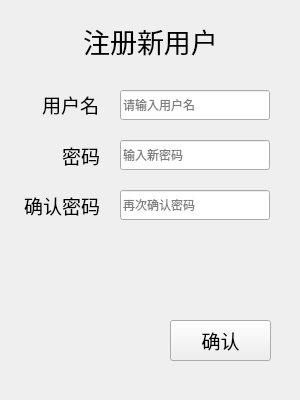
<?xml version="1.0" encoding="UTF-8"?>
<ui version="4.0">
 <class>signUp</class>
 <widget class="QWidget" name="signUp">
  <property name="geometry">
   <rect>
    <x>0</x>
    <y>0</y>
    <width>300</width>
    <height>400</height>
   </rect>
  </property>
  <property name="maximumSize">
   <size>
    <width>300</width>
    <height>450</height>
   </size>
  </property>
  <property name="windowTitle">
   <string>注册</string>
  </property>
  <property name="windowIcon">
   <iconset resource="icon_regis.qrc">
    <normaloff>:/icon.jpg</normaloff>:/icon.jpg</iconset>
  </property>
  <widget class="QWidget" name="widget" native="true">
   <property name="geometry">
    <rect>
     <x>10</x>
     <y>80</y>
     <width>281</width>
     <height>181</height>
    </rect>
   </property>
   <widget class="QLabel" name="label">
    <property name="geometry">
     <rect>
      <x>9</x>
      <y>9</y>
      <width>80</width>
      <height>30</height>
     </rect>
    </property>
    <property name="minimumSize">
     <size>
      <width>80</width>
      <height>30</height>
     </size>
    </property>
    <property name="maximumSize">
     <size>
      <width>80</width>
      <height>30</height>
     </size>
    </property>
    <property name="font">
     <font>
      <family>AniMe Matrix - MB_EN</family>
      <pointsize>14</pointsize>
     </font>
    </property>
    <property name="text">
     <string>用户名</string>
    </property>
    <property name="alignment">
     <set>Qt::AlignRight|Qt::AlignTrailing|Qt::AlignVCenter</set>
    </property>
   </widget>
   <widget class="QLineEdit" name="line_username">
    <property name="geometry">
     <rect>
      <x>110</x>
      <y>10</y>
      <width>150</width>
      <height>30</height>
     </rect>
    </property>
    <property name="maximumSize">
     <size>
      <width>150</width>
      <height>30</height>
     </size>
    </property>
    <property name="maxLength">
     <number>21</number>
    </property>
    <property name="placeholderText">
     <string>请输入用户名</string>
    </property>
   </widget>
   <widget class="QLabel" name="label_2">
    <property name="geometry">
     <rect>
      <x>10</x>
      <y>60</y>
      <width>80</width>
      <height>30</height>
     </rect>
    </property>
    <property name="minimumSize">
     <size>
      <width>80</width>
      <height>30</height>
     </size>
    </property>
    <property name="maximumSize">
     <size>
      <width>80</width>
      <height>30</height>
     </size>
    </property>
    <property name="font">
     <font>
      <family>AniMe Matrix - MB_EN</family>
      <pointsize>14</pointsize>
     </font>
    </property>
    <property name="text">
     <string>密码</string>
    </property>
    <property name="alignment">
     <set>Qt::AlignRight|Qt::AlignTrailing|Qt::AlignVCenter</set>
    </property>
   </widget>
   <widget class="QLineEdit" name="line_password">
    <property name="geometry">
     <rect>
      <x>110</x>
      <y>60</y>
      <width>150</width>
      <height>30</height>
     </rect>
    </property>
    <property name="maximumSize">
     <size>
      <width>150</width>
      <height>30</height>
     </size>
    </property>
    <property name="maxLength">
     <number>11</number>
    </property>
    <property name="echoMode">
     <enum>QLineEdit::Password</enum>
    </property>
    <property name="placeholderText">
     <string>输入新密码</string>
    </property>
   </widget>
   <widget class="QLabel" name="label_3">
    <property name="geometry">
     <rect>
      <x>10</x>
      <y>110</y>
      <width>80</width>
      <height>30</height>
     </rect>
    </property>
    <property name="maximumSize">
     <size>
      <width>80</width>
      <height>30</height>
     </size>
    </property>
    <property name="font">
     <font>
      <family>AniMe Matrix - MB_EN</family>
      <pointsize>14</pointsize>
     </font>
    </property>
    <property name="text">
     <string>确认密码</string>
    </property>
    <property name="alignment">
     <set>Qt::AlignRight|Qt::AlignTrailing|Qt::AlignVCenter</set>
    </property>
   </widget>
   <widget class="QLineEdit" name="line_password2">
    <property name="geometry">
     <rect>
      <x>110</x>
      <y>110</y>
      <width>150</width>
      <height>30</height>
     </rect>
    </property>
    <property name="maximumSize">
     <size>
      <width>150</width>
      <height>30</height>
     </size>
    </property>
    <property name="maxLength">
     <number>11</number>
    </property>
    <property name="echoMode">
     <enum>QLineEdit::Password</enum>
    </property>
    <property name="placeholderText">
     <string>再次确认密码</string>
    </property>
   </widget>
  </widget>
  <widget class="QPushButton" name="btn_checkSignUp">
   <property name="geometry">
    <rect>
     <x>170</x>
     <y>320</y>
     <width>101</width>
     <height>41</height>
    </rect>
   </property>
   <property name="font">
    <font>
     <family>AniMe Matrix - MB_EN</family>
     <pointsize>14</pointsize>
    </font>
   </property>
   <property name="text">
    <string>确认</string>
   </property>
  </widget>
  <widget class="QLabel" name="label_4">
   <property name="geometry">
    <rect>
     <x>70</x>
     <y>20</y>
     <width>161</width>
     <height>41</height>
    </rect>
   </property>
   <property name="font">
    <font>
     <family>AniMe Matrix - MB_EN</family>
     <pointsize>20</pointsize>
    </font>
   </property>
   <property name="text">
    <string>注册新用户</string>
   </property>
   <property name="alignment">
    <set>Qt::AlignCenter</set>
   </property>
  </widget>
 </widget>
 <resources>
  <include location="icon_regis.qrc"/>
 </resources>
 <connections/>
</ui>
